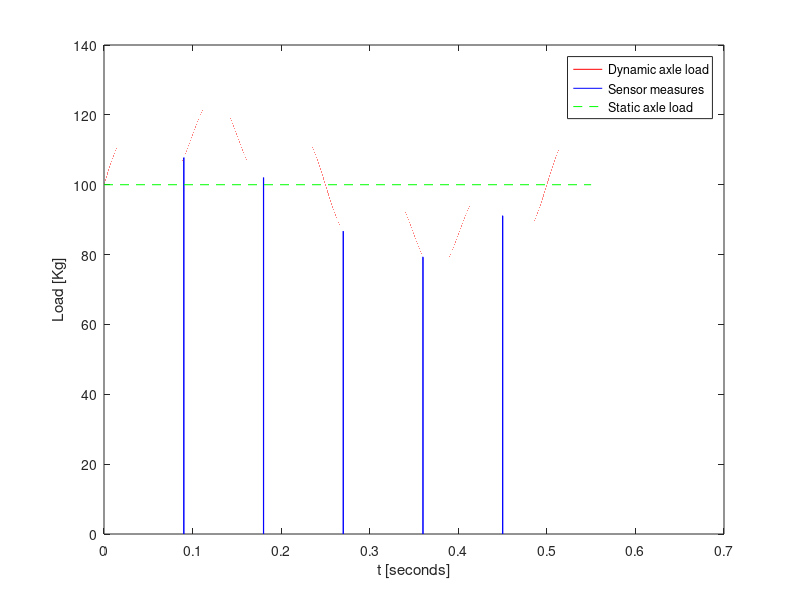

The MATLAB source for this figure: (Note: this script raises an error after producing the figure.)
clc
close all
clear

%% Vehicle parameters
v_speed = 100;               % vehicle speed (km/h)    
v_speed = v_speed/3.6;
%v_acc = 0;                 % FUTURE: vehicle acceleration (m/s^2)
%v_ax_qtty = 2;             % FUTURE: number of axles on vehicle
%v_ax_dist = 1.8;           % FUTURE: distance between those axles

%% System parameters and layout
s_length = 0.07;            % sensor length (meters)
s_qtty = 5;                 % number of sensors
s_dist = 2.5;               % distance between sensors (meters)
s_time = s_length/v_speed;  % time that the sensor is measuring the weight (meters)
s_pos = zeros(1,s_qtty);    % sensor position (meters)
for i = 1:s_qtty
    s_pos(1,i) = i * s_dist;
end

%% Weight signal parameters
w_time_end = s_pos(end)/v_speed;    % time to the vehicle travel through all sensors
w_time_end = w_time_end + 0.1;      % adding some seconds as a margin

w_time_res = 0.000001;                      	% time resolution (seconds)
t = (0:w_time_res:w_time_end-w_time_res);       % time vector

w_f1 = 2;               % first dynamic load frequency (Hz)
w_f1_amp = 15;          % first dynamic load amplitude (Kg)     TODO: real amplitude
w_f2 = 10;              % second dynamic load frequency (Hz)
w_f2_amp = 10;          % second dynamic load amplitude (Kg)    TODO: real amplitude
w_static_load = 100;  	% Axle weight                           TODO: real weight

w_signal = w_static_load + w_f1_amp*sin(2*pi*w_f1*t) + w_f2_amp*sin(2*pi*w_f2*t);

%% ADC sampling
sample_freq = 100e3;                	% ADC sample rate
sample_qtty = s_time/(1/sample_freq);   % Number of samples per sensor

%% Simulations
s_t_ini = zeros(1,s_qtty);      % sensor init time
for i = 1:s_qtty
    s_t_ini(1,i) = s_pos(i)/v_speed;
end

s_idx_ini = zeros(1,s_qtty);    % sensor init index
for i = 1:s_qtty
    s_idx_ini(1,i) = find( abs(t-s_t_ini(i)) < (w_time_res*0.99) );
end

t_size = size(t,2);
s_w_signal = zeros(1,t_size);   % sensor signal

for i = 1:s_qtty
    for j = s_idx_ini(1,i):s_idx_ini(1,i)+sample_qtty
        s_w_signal(j) = w_signal(j);
    end
end

%% Outputs
figure(1);
plot(t,w_signal,'r');
hold on
plot(t,s_w_signal,'b');
xlabel('t [seconds]');
ylabel('Load [Kg]');
line ([t(1) t(end)],[w_static_load w_static_load],'linestyle', '--','color', 'g');
legend('Dynamic axle load','Sensor measures','Static axle load');
title("Vehicle speed = " + v_speed*3.6 + " km/h, sensor distance = " + s_dist + " meters");

s_w_static_load = findpeaks(s_w_signal);
s_w_mean = mean(s_w_static_load);
error = (s_w_mean - w_static_load)*100/w_static_load;